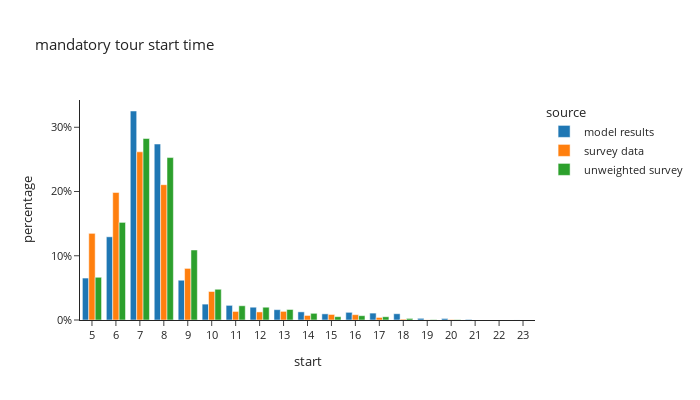

Source (notebook cell):
### Markdown cell above
## tour start time

### Code cell
df_plot = m_tour_data.groupby(['source','start'])[['trip_weight_2017_2019']].sum().reset_index()
df_plot['percentage'] = df_plot.groupby(['source'], group_keys=False)['trip_weight_2017_2019']. \
    apply(lambda x: x / float(x.sum()))

fig = px.bar(df_plot, x="start", y="percentage", color="source",barmode="group", template="simple_white",
             # color_discrete_sequence=config['psrc_color'],
             title="mandatory tour start time")
fig.for_each_annotation(lambda a: a.update(text = a.text.split("=")[-1]))
fig.update_layout(height=400, width=700, font=dict(size=11), yaxis=dict(tickformat=".0%"), xaxis=dict(dtick="1"))
fig.show()

### Figure 1 — Plotly figure (JSON) as saved in the notebook; plotly's stock layout.template omitted (floating-point values rounded to 4 significant figures)
{"data": [{"alignmentgroup": "True", "hovertemplate": "source=model results<br>start=%{x}<br>percentage=%{y}<extra></extra>", "legendgroup": "model results", "marker": {"color": "#1F77B4", "pattern": {"shape": ""}}, "name": "model results", "offsetgroup": "model results", "orientation": "v", "showlegend": true, "textposition": "auto", "type": "bar", "x": [5.0, 6.0, 7.0, 8.0, 9.0, 10.0, 11.0, 12.0, 13.0, 14.0, 15.0, 16.0, 17.0, 18.0, 19.0, 20.0, 21.0, 22.0, 23.0], "xaxis": "x", "y": [0.06528, 0.1295, 0.3253, 0.2739, 0.0619, 0.02472, 0.02277, 0.01991, 0.0161, 0.01265, 0.009565, 0.01193, 0.01073, 0.009752, 0.002599, 0.002365, 0.0008908, 4.249e-05, 5.568e-05], "yaxis": "y"}, {"alignmentgroup": "True", "hovertemplate": "source=survey data<br>start=%{x}<br>percentage=%{y}<extra></extra>", "legendgroup": "survey data", "marker": {"color": "#FF7F0E", "pattern": {"shape": ""}}, "name": "survey data", "offsetgroup": "survey data", "orientation": "v", "showlegend": true, "textposition": "auto", "type": "bar", "x": [5.0, 6.0, 7.0, 8.0, 9.0, 10.0, 11.0, 12.0, 13.0, 14.0, 15.0, 16.0, 17.0, 18.0, 19.0, 20.0], "xaxis": "x", "y": [0.1349, 0.1985, 0.2618, 0.2106, 0.08032, 0.04438, 0.01331, 0.0126, 0.01343, 0.007086, 0.008617, 0.008301, 0.003963, 0.001244, 0.000243, 0.0007654], "yaxis": "y"}, {"alignmentgroup": "True", "hovertemplate": "source=unweighted survey<br>start=%{x}<br>percentage=%{y}<extra></extra>", "legendgroup": "unweighted survey", "marker": {"color": "#2CA02C", "pattern": {"shape": ""}}, "name": "unweighted survey", "offsetgroup": "unweighted survey", "orientation": "v", "showlegend": true, "textposition": "auto", "type": "bar", "x": [5.0, 6.0, 7.0, 8.0, 9.0, 10.0, 11.0, 12.0, 13.0, 14.0, 15.0, 16.0, 17.0, 18.0, 19.0, 20.0], "xaxis": "x", "y": [0.06649, 0.1519, 0.2825, 0.2528, 0.109, 0.04784, 0.02216, 0.01987, 0.01636, 0.01039, 0.005197, 0.006726, 0.005044, 0.002446, 0.0006114, 0.0006114], "yaxis": "y"}], "layout": {"barmode": "group", "font": {"size": 11}, "height": 400, "legend": {"title": {"text": "source"}, "tracegroupgap": 0}, "title": {"text": "mandatory tour start time"}, "width": 700, "xaxis": {"anchor": "y", "domain": [0.0, 1.0], "dtick": "1", "title": {"text": "start"}}, "yaxis": {"anchor": "x", "domain": [0.0, 1.0], "tickformat": ".0%", "title": {"text": "percentage"}}}}
